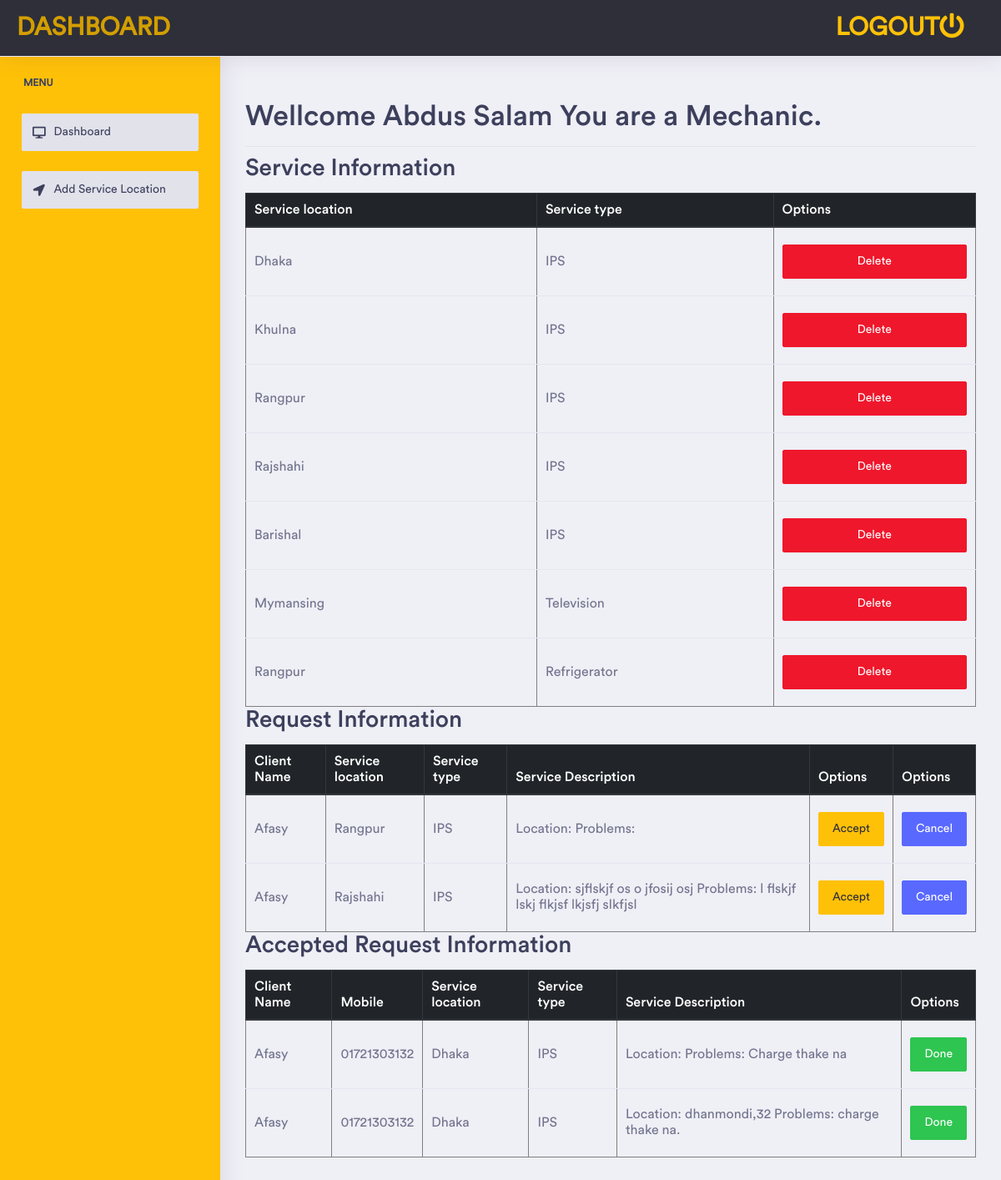
The page /MechanicDashboard.php (signed in) on the database its author committed.
### tables this page shows
CREATE TABLE `mechanic_service_info` (
  `id` int(200) NOT NULL,
  `mechanic_id` int(200) NOT NULL,
  `service_location` varchar(200) NOT NULL,
  `service_type` varchar(200) NOT NULL
);

CREATE TABLE `requests` (
  `request_id` int(200) NOT NULL,
  `client_id` int(200) NOT NULL,
  `mechanic_id` int(200) NOT NULL,
  `service_location` varchar(200) NOT NULL,
  `service_type` varchar(200) NOT NULL,
  `service_description` varchar(500) NOT NULL
);

CREATE TABLE `user` (
  `id` int(200) NOT NULL,
  `name` varchar(200) NOT NULL,
  `address` varchar(200) NOT NULL,
  `phone_number` varchar(200) NOT NULL,
  `password` varchar(200) NOT NULL,
  `role` varchar(200) NOT NULL,
  `status` varchar(200) NOT NULL
);

CREATE TABLE `accepted_service_info` (
  `service_id` int(200) NOT NULL,
  `service_location` varchar(200) NOT NULL,
  `service_type` varchar(200) NOT NULL,
  `service_description` varchar(500) NOT NULL,
  `mechanic_id` int(200) NOT NULL,
  `client_id` int(200) NOT NULL,
  `status` varchar(200) NOT NULL
);

### MechanicDashboard.php (the view, shortened to what this page needs)
<?php
include_once("Config.php");
?>
<!DOCTYPE html>
<html>
<head>
  <link rel="stylesheet" href="css/bootstrap.min.css">
  <link rel="stylesheet" href="css/alamin.css">
    <link rel="stylesheet" href="assets/vendor/bootstrap/css/bootstrap.min.css">
    <link href="assets/vendor/fonts/circular-std/style.css" rel="stylesheet">
    <link rel="stylesheet" href="assets/libs/css/style.css">
    <link rel="stylesheet" href="assets/vendor/fonts/fontawesome/css/fontawesome-all.css">
    <link rel="stylesheet" href="assets/vendor/charts/chartist-bundle/chartist.css">
    <link rel="stylesheet" href="assets/vendor/charts/morris-bundle/morris.css">
    <link rel="stylesheet" href="assets/vendor/fonts/material-design-iconic-font/css/materialdesignicons.min.css">
    <link rel="stylesheet" href="assets/vendor/charts/c3charts/c3.css">
    <link rel="stylesheet" href="assets/vendor/fonts/flag-icon-css/flag-icon.min.css">
</head>
<body>
<?php
    if(isset($_SESSION['valid'])) {
?>
    <div class="dashboard-main-wrapper">
        <div class="dashboard-header ">
            <nav class="navbar navbar-expand-lg bg-dark fixed-top">
                <a class="navbar-brand text-warning" href="MechanicDashboard.php">Dashboard</a>
                <div class="collapse navbar-collapse " id="navbarSupportedContent">
                    <ul class="navbar-nav ml-auto navbar-right-top">
                        <a class="navbar-brand text-warning" href="logout.php">Logout<i class="fas fa-power-off mr-2"></i></a>
                    </ul>
                </div>
            </nav>
        </div>
        <div class="nav-left-sidebar bg-warning text-dark">
            <div class="menu-list">
                <nav class="navbar navbar-expand-lg navbar-light">
                    <div class="collapse navbar-collapse" id="navbarNav">
                        <ul class="navbar-nav flex-column">
                            <li class="nav-divider">
                                Menu
                            </li>
                            <li class="nav-item ">
                                <a class="nav-link active text-dark" href="MechanicDashboard.php"><i class="fa fa-fw fa-desktop"></i>Dashboard<span class="badge badge-success"></span></a>
                            </li>
                            <li class="nav-item ">
                                <a class="nav-link active text-dark" href="#" data-toggle="modal" data-target="#exampleModal"><i class="fa fa-fw fa-location-arrow" ></i>Add Service Location<span class="badge badge-success"></span></a>
                            </li>
                        </ul>
                    </div>
                </nav>
            </div>
        </div>
        <div class="dashboard-wrapper">
            <div class="dashboard-ecommerce">
                <div class="container-fluid dashboard-content ">
                    <div class="row">
                        <div class="col-xl-12 col-lg-12 col-md-12 col-sm-12 col-12">
                            <div class="page-header">
                                <h2 class="pageheader-title">
                                    <?php echo "<h1>Wellcome ".$_SESSION['name']." You are a Mechanic."."</h1>"; ?>
                                </h2>
                                <div class="page-breadcrumb">
                                    <nav aria-label="breadcrumb">
                                        <ol class="breadcrumb">
                                            <h2 class="text-center">Service Information</h2>
                                            <table class="table" border="1" >
                                                <thead class="thead-dark">
                                                <tr>
                                                    <th scope="col ">Service location</th>
                                                    <th scope="col">Service type</th>
                                                    <th scope="col">Options</th>
                                                </tr>
                                                </thead>
                                                <tbody>
                                                <?php
                                                $mechanic_id=$_SESSION['id'];
                                                $result=mysqli_query($con,"select *from mechanic_service_info where mechanic_id='$mechanic_id'");
                                                while ($res=mysqli_fetch_array($result)) {
                                                    ?>
                                                    <tr>
                                                        <td scope="row"><?php echo $res['service_location']?></td>
                                                        <td scope="row"><?php echo $res['service_type']?></td>
                                                        <td scope="row"><a href="delete_mechanic_service_info.php?delete=<?php echo $res['id'];?>"  class="btn btn-danger">Delete</a></td>
                                                    </tr>
                                                    <?php
                                                }
                                                ?>
                                                </tbody>
                                            </table>
                                            <h2 class="text-center">Request Information</h2>
                                            <table class="table" border="1" >
                                                <thead class="thead-dark">
                                                <tr>
                                                    <th scope="col ">Client Name</th>
                                                    <th scope="col ">Service location</th>
                                                    <th scope="col">Service type</th>
                                                    <th scope="col">Service Description</th>
                                                    <th scope="col" >Options</th>
                                                    <th scope="col" >Options</th>
                                                </tr>
                                                </thead>
                                                <tbody>
                                                <?php
                                                $mechanic_id=$_SESSION['id'];
                                                $result=mysqli_query($con,"select *from user inner join requests where user.id=requests.client_id and requests.mechanic_id='$mechanic_id'");
                                                while ($res=mysqli_fetch_array($result)) {
                                                    ?>
                                                    <tr>
                                                        <td scope="row"><?php echo $res['name']?></td>
                                                        <td scope="row"><?php echo $res['service_location']?></td>
                                                        <td scope="row"><?php echo $res['service_type']?></td>
                                                        <td scope="row"><?php echo $res['service_description']?></td>
                                                        <td scope="row"><a href="accept_request.php?accept=<?php echo $res['request_id'];?>"  class="btn btn-warning">Accept</a></td>
                                                        <td scope="row"><a href="accept_request.php?cancel=<?php echo $res['request_id'];?>"  class="btn btn-primary">Cancel</a></td>
                                                    </tr>
                                                    <?php
                                                }
                                                ?>
                                                </tbody>
                                            </table>
                                            <h2 class="text-center">Accepted Request Information</h2>
                                            <table class="table" border="1" >
                                                <thead class="thead-dark">
                                                <tr>
                                                    <th scope="col ">Client Name</th>
                                                    <th scope="col ">Mobile</th>
                                                    <th scope="col ">Service location</th>
                                                    <th scope="col">Service type</th>
                                                    <th scope="col">Service Description</th>
                                                    <th scope="col">Options</th>
                                                </tr>
                                                </thead>
                                                <tbody>
                                                <?php
                                                $mechanic_id=$_SESSION['id'];
                                                $result=mysqli_query($con,"select *from accepted_service_info inner join user where accepted_service_info.mechanic_id='$mechanic_id' and accepted_service_info.status='not done' and user.id=accepted_service_info.client_id");
                                                while ($res=mysqli_fetch_array($result)) {
                                                    ?>
                                                    <tr>
                                                        <td scope="row"><?php echo $res['name']?></td>
                                                        <td scope="row"><?php echo $res['phone_number']?></td>
                                                        <td scope="row"><?php echo $res['service_location']?></td>
                                                        <td scope="row"><?php echo $res['service_type']?></td>
                                                        <td scope="row"><?php echo $res['service_description']?></td>
                                                        <td scope="row"><a href="done_service.php?done=<?php echo $res['service_id'];?>"  class="btn btn-success">Done</a></td>
                                                    </tr>
                                                    <?php
                                                }
                                                ?>
                                                </tbody>
                                            </table>
                                        </ol>
                                    </nav>
                                </div>
                            </div>
                        </div>
                    </div>
        </div>
    </div>
<?php
      }else{
            header("Location: Login.php");
        }
?>
</body>
</html>

### css/alamin.css (style rules this page uses)
.nav-link { color: white !important; margin: 12px; font-size: 16px; }
.btn { background-color: #4CAF50; color: white; padding: 12px; margin: 10px 0; border: none; width: 100%; border-radius: 3px; cursor: pointer; font-size: 17px; }

### rows shown on the page
mechanic_service_info: service_location "Dhaka", service_type "IPS"
mechanic_service_info: service_location "Khulna", service_type "IPS"
mechanic_service_info: service_location "Rangpur", service_type "IPS"
mechanic_service_info: service_location "Rajshahi", service_type "IPS"
mechanic_service_info: service_location "Barishal", service_type "IPS"
mechanic_service_info: service_location "Mymansing", service_type "Television"
mechanic_service_info: service_location "Rangpur", service_type "Refrigerator"
requests: client.name "Afasy", service_location "Rangpur", service_type "IPS", service_description "Location: Problems:"
requests: client.name "Afasy", service_location "Rajshahi", service_type "IPS", service_description "Location: sjflskjf os o jfosij osj Problems: l flskjf lskj flkjsf lkjsfj slkfjsl"
accepted_service_info: user.name "Afasy", user.phone_number "01721303132", service_location "Dhaka", service_type "IPS", service_description "Location: Problems: Charge thake na"
accepted_service_info: user.name "Afasy", user.phone_number "01721303132", service_location "Dhaka", service_type "IPS", service_description "Location: dhanmondi,32 Problems: charge thake na."

### other values the page prints
$_SESSION['name'] "Abdus Salam"
